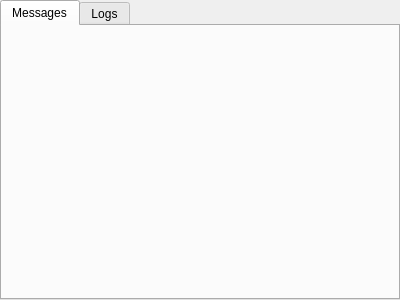
<?xml version="1.0" encoding="UTF-8"?>
<ui version="4.0">
 <class>TMCentralWidget</class>
 <widget class="QWidget" name="TMCentralWidget">
  <property name="geometry">
   <rect>
    <x>0</x>
    <y>0</y>
    <width>400</width>
    <height>300</height>
   </rect>
  </property>
  <property name="windowTitle">
   <string>Form</string>
  </property>
  <layout class="QVBoxLayout" name="verticalLayout">
   <property name="spacing">
    <number>0</number>
   </property>
   <property name="leftMargin">
    <number>0</number>
   </property>
   <property name="topMargin">
    <number>0</number>
   </property>
   <property name="rightMargin">
    <number>0</number>
   </property>
   <property name="bottomMargin">
    <number>0</number>
   </property>
   <item>
    <widget class="QTabWidget" name="tabWidget">
     <property name="currentIndex">
      <number>0</number>
     </property>
     <widget class="TMMessageWindow" name="messageWindow">
      <attribute name="title">
       <string>Messages</string>
      </attribute>
     </widget>
     <widget class="TMLogWindow" name="logWindow">
      <attribute name="title">
       <string>Logs</string>
      </attribute>
     </widget>
    </widget>
   </item>
  </layout>
 </widget>
 <customwidgets>
  <customwidget>
   <class>TMMessageWindow</class>
   <extends>QWidget</extends>
   <header>tmmessagewindow.h</header>
   <container>1</container>
  </customwidget>
  <customwidget>
   <class>TMLogWindow</class>
   <extends>QWidget</extends>
   <header>tmlogwindow.h</header>
   <container>1</container>
  </customwidget>
 </customwidgets>
 <resources/>
 <connections/>
</ui>
